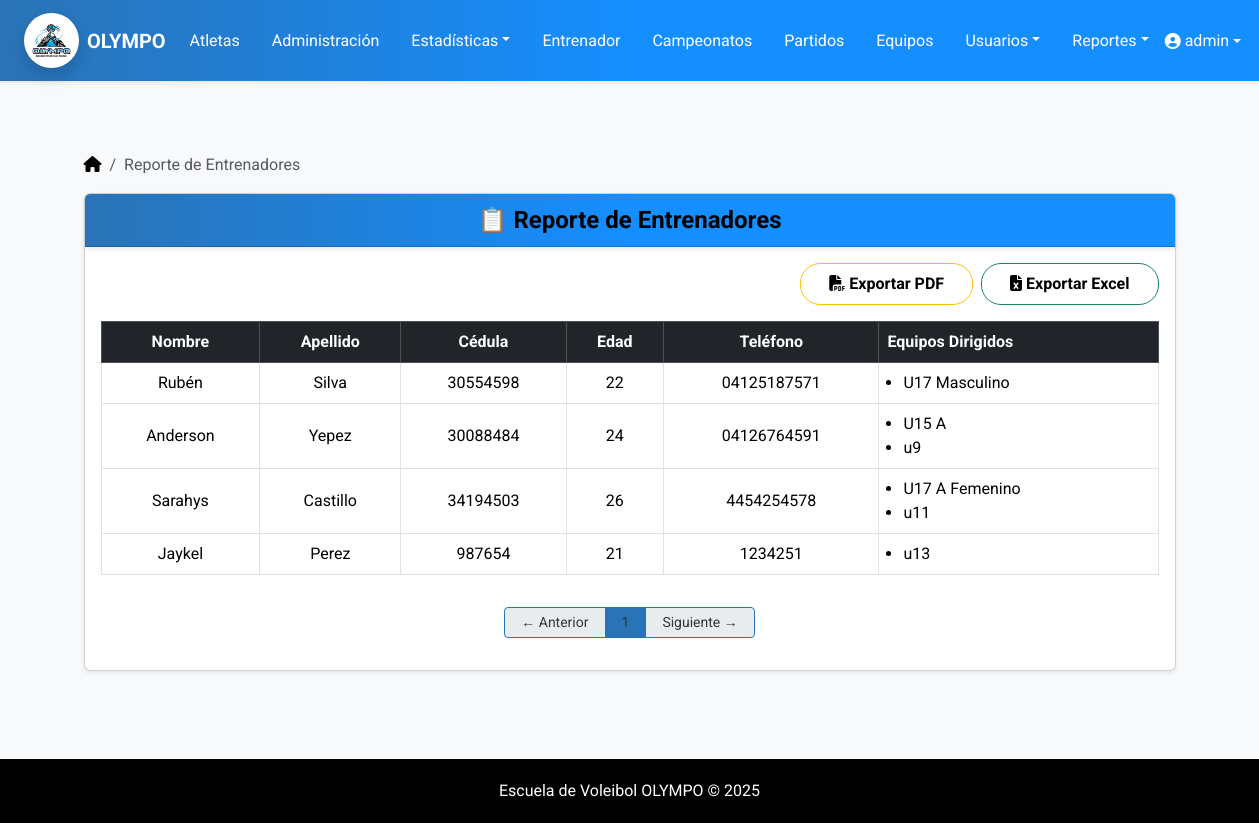
/atletas/entrenadores/reporte/ (signed in), run on the app's committed database.
### atletas/models.py (models this page shows, shortened)
class Entrenador(models.Model):
    user = models.OneToOneField(User, on_delete=models.CASCADE, null=True, blank=True)  # <— NUEVO
    nombre = models.CharField(max_length=100)
    apellido = models.CharField(max_length=100)
    cedula = models.CharField(max_length=20, unique=True)
    fecha_nacimiento = models.DateField()
    telefono = models.CharField(max_length=20)
    @property
    def edad(self):
        today = date.today()
        return today.year - self.fecha_nacimiento.year - (
            (today.month, today.day) < (self.fecha_nacimiento.month, self.fecha_nacimiento.day)
            )

class Equipo(models.Model):
    SEXO_CHOICES = [
        ('masculino', 'Masculino'),
        ('femenino', 'Femenino'),
        ('mixto', 'Mixto'),
    ]
    nombre = models.CharField(max_length=100)
    entrenador = models.ForeignKey(Entrenador, on_delete=models.CASCADE)
    atletas = models.ManyToManyField(Atleta)
    categoria = models.CharField(max_length=50)
    sexo_equipo = models.CharField(max_length=10, choices=SEXO_CHOICES, null=True, blank=True)
    edad_tope = models.PositiveIntegerField(null=True, blank=True)

### atletas/views.py (the view)
# urls.py: path('entrenadores/reporte/', views.reporte_entrenadores_view, name='reporte_entrenadores'),
@user_passes_test(lambda u: es_admin(u) or es_entrenador(u))
def reporte_entrenadores_view(request):
    entrenadores = Entrenador.objects.all()
    paginator = Paginator(entrenadores, 10)  # 10 entrenadores por página
    page_number = request.GET.get("page")
    page_obj = paginator.get_page(page_number)
    context = {
        "entrenadores": page_obj,
        "page_obj": page_obj,
    }
    return render(request, "reportes/reporte_entrenadores.html", context)

### atletas/context_processors.py (called while the page is built)
def role_flags(request):
    u = request.user
    atleta_id = None
    if u.is_authenticated and es_atleta(u):  # ✅ propiedad
        if hasattr(u, "atleta"):
            atleta_id = u.atleta.id
    return {
        "is_admin": es_admin(u),
        "is_trainer": es_entrenador(u),
        "is_athlete": es_atleta(u),
        "atleta_id": atleta_id,
    }

### atletas/utils/roles.py (called while the page is built)
def es_admin(user):
    return user.is_authenticated and (user.is_superuser or user.groups.filter(name='Administrador').exists())

def es_entrenador(user):
    return user.is_authenticated and (
        user.groups.filter(name='Entrenador').exists() or hasattr(user, 'entrenador')
    )

def es_atleta(user):
    return user.is_authenticated and hasattr(user, 'atleta')  # por la OneToOne

### templates/reportes/reporte_entrenadores.html
{% extends 'base.html' %}
{% load static %}
{% block content %}
<div class="container mt-4">
  <nav aria-label="breadcrumb">
    <ol class="breadcrumb">
      <li class="breadcrumb-item">
        <a class="link-body-emphasis" href="{% url 'menu_principal' %}">
          <i class="fa-solid fa-house"></i>
        </a>
      </li>
      <li class="breadcrumb-item active" aria-current="page">Reporte de Entrenadores</li>
    </ol>
  </nav>
  <div class="card shadow-sm rounded">
    <div class="card-header bg-dark text-white text-center">
      <span class="fw-bold fs-4">📋 Reporte de Entrenadores</span>
    </div>
    <div class="card-body">
      <div class="d-flex justify-content-end mb-3 gap-2">
        <a href="{% url 'reporte_entrenadores_pdf' %}" class="btn btn-outline-warning">
          <i class="fa-solid fa-file-pdf"></i> Exportar PDF
        </a>
        <a href="{% url 'reporte_entrenadores_excel' %}" class="btn btn-outline-success">
          <i class="fa-solid fa-file-excel"></i> Exportar Excel
        </a>
      </div>
      {% if page_obj and page_obj.object_list %}
        <div class="table-responsive">
          <table class="table table-bordered table-hover align-middle text-center">
            <thead class="table-dark">
              <tr>
                <th>Nombre</th>
                <th>Apellido</th>
                <th>Cédula</th>
                <th>Edad</th>
                <th>Teléfono</th>
                <th class="text-start">Equipos Dirigidos</th>
              </tr>
            </thead>
            <tbody>
              {% for entrenador in page_obj %}
              <tr>
                <td>{{ entrenador.nombre }}</td>
                <td>{{ entrenador.apellido }}</td>
                <td>{{ entrenador.cedula }}</td>
                <td>{{ entrenador.edad }}</td>
                <td>{{ entrenador.telefono|default:"—" }}</td>
                <td class="text-start">
                  {% if entrenador.equipo_set.all %}
                    <ul class="mb-0 ps-3">
                      {% for equipo in entrenador.equipo_set.all %}
                        <li>{{ equipo.nombre }} </li>
                      {% endfor %}
                    </ul>
                  {% else %}
                    <span class="text-muted">Sin equipos</span>
                  {% endif %}
                </td>
              </tr>
              {% endfor %}
            </tbody>
          </table>
        </div>
        <div class="d-flex justify-content-center mt-3">
          <nav aria-label="Paginación entrenadores">
            <ul class="pagination pagination-sm">
              {% if page_obj.has_previous %}
                <li class="page-item">
                  <a class="page-link px-3 py-1" href="?page={{ page_obj.previous_page_number }}">← Anterior</a>
                </li>
              {% else %}
                <li class="page-item disabled">
                  <span class="page-link px-3 py-1">← Anterior</span>
                </li>
              {% endif %}
              {% for num in page_obj.paginator.page_range %}
                {% if page_obj.number == num %}
                  <li class="page-item active"><span class="page-link px-3 py-1">{{ num }}</span></li>
                {% else %}
                  <li class="page-item"><a class="page-link px-3 py-1" href="?page={{ num }}">{{ num }}</a></li>
                {% endif %}
              {% endfor %}
              {% if page_obj.has_next %}
                <li class="page-item">
                  <a class="page-link px-3 py-1" href="?page={{ page_obj.next_page_number }}">Siguiente →</a>
                </li>
              {% else %}
                <li class="page-item disabled">
                  <span class="page-link px-3 py-1">Siguiente →</span>
                </li>
              {% endif %}
            </ul>
          </nav>
        </div>
      {% else %}
        <p class="text-center text-muted">No hay entrenadores registrados.</p>
      {% endif %}
    </div>
  </div>
</div>
{% endblock %}

### templates/base.html (shortened to what this page needs)
<!DOCTYPE html>
{% load static %}
<html lang="es">
<head>
    <link href="https://cdn.jsdelivr.net/npm/bootstrap@5.3.3/dist/css/bootstrap.min.css" rel="stylesheet">
    <link rel="stylesheet" href="https://cdnjs.cloudflare.com/ajax/libs/font-awesome/6.5.0/css/all.min.css">
    <link rel="stylesheet" href="{% static 'css/estilos.css' %}">
</head>
<body>
    <nav class="navbar navbar-expand-lg bg-escovol navbar-dark shadow-sm">
        <div class="container-fluid px-4">
            <a class="navbar-brand d-flex align-items-center">
                <img src="{% static 'img/logo-olympo.jpeg' %}" alt="Logo Olympo" width="55" height="55" class="me-2 rounded-circle shadow">
                <span class="fw-bold text-white">OLYMPO</span>
            </a>
            <div class="collapse navbar-collapse justify-content-between" id="navbarMenu">
                <ul class="navbar-nav mx-auto gap-3">
                    {% if is_admin or is_trainer %}
                        <li class="nav-item"><a class="nav-link text-white" href="{% url 'lista_atletas' %}">Atletas</a></li>
                        <li class="nav-item"><a class="nav-link text-white" href="{% url 'administracion' %}">Administración</a></li>
                        <li class="nav-item dropdown">
                            <a class="nav-link dropdown-toggle text-white" href="#" data-bs-toggle="dropdown">Estadísticas</a>
                        </li>
                        <li class="nav-item"><a class="nav-link text-white" href="{% url 'lista_entrenadores' %}">Entrenador</a></li>
                        <li class="nav-item"><a class="nav-link text-white" href="{% url 'lista_campeonatos' %}">Campeonatos</a></li>
                        <li class="nav-item"><a class="nav-link text-white" href="{% url 'lista_partidos' %}">Partidos</a></li>
                        <li class="nav-item"><a class="nav-link text-white" href="{% url 'listar_equipos' %}">Equipos</a></li>
                        {% if is_admin %}
                            <li class="nav-item dropdown">
                                <a class="nav-link dropdown-toggle text-white" href="#" data-bs-toggle="dropdown">Usuarios</a>
                            </li>
                        {% endif %}
                        <li class="nav-item dropdown">
                            <a class="nav-link dropdown-toggle text-white" href="#" data-bs-toggle="dropdown">Reportes</a>
                        </li>
                    {% endif %}
                </ul>
                <ul class="navbar-nav">
                    {% if user.is_authenticated %}
                        <li class="nav-item dropdown">
                            <a class="nav-link dropdown-toggle d-flex align-items-center text-white" href="#" role="button" data-bs-toggle="dropdown">
                                <i class="fa-solid fa-user-circle me-1"></i>
                                {{ user.get_full_name|default:user.username }}
                            </a>
                        </li>
                    {% else %}
                        <li class="nav-item">
                            <a class="nav-link text-white fw-semibold" href="{% url 'login' %}">
                                <i class="fas fa-sign-in-alt me-1"></i> Iniciar sesión
                            </a>
                        </li>
                    {% endif %}
                </ul>
            </div>
        </div>
    </nav>
    <main class="container py-5">
        {% block content %}{% endblock %}
    </main>
    <footer>
        Escuela de Voleibol OLYMPO © {{ year|default:2025 }}
    </footer>
</body>
</html>

### static/css/estilos.css (style rules this page uses)
.card-header { background: linear-gradient(to right, #1A4B7D, #2A73B6, #5C9DCC); color: #f8f4f4 !important; box-shadow: 0 2px 4px rgba(0, 0, 0, 0.1); }
.btn-success, .btn-danger, .btn-warning, .btn-secondary, .btn-info, .btn-primary, .btn { padding: 8px 28px; border-radius: 20px; line-height: 24px; font-weight: bold; color: black; }
.pagination .page-link { color: #343434; }
.pagination .page-item.active .page-link { background-color: #2A73B6; border-color: #2A73B6; }
.pagination .page-item .page-link { border-color: #2A73B6; }

### templates/base.html (style rules this page uses)
html, body { height: 100%; margin: 0; display: flex; flex-direction: column; }
main { flex: 1; }
body { font-family: 'Roboto', sans-serif; background-color: #f8f9fa; color: #212529; }
.navbar-brand { font-weight: bold; color: #070303 !important; }
.bg-escovol { background: linear-gradient(to right, #2A73B6, #158EFF, #158EFF); }
footer { margin-top: 40px; padding: 20px 0; background-color: #000000; color: white; text-align: center; }
.card-header { background: linear-gradient(to right, #2A73B6, #158EFF, #158EFF); color: #000000 !important; box-shadow: 0 2px 4px rgba(0, 0, 0, 0.1); }
.pagination .page-link { color: #343434; }
.pagination .page-item.active .page-link { background-color: #2A73B6; border-color: #2A73B6; }
.pagination .page-item .page-link { border-color: #2A73B6; }

### data on the page
Entrenador: nombre "Rubén", apellido "Silva", cedula "30554598", edad "22", telefono "04125187571"
Equipo: nombre "U17 Masculino"
Entrenador: nombre "Anderson", apellido "Yepez", cedula "30088484", edad "24", telefono "04126764591"
Equipo: nombre "U15 A"
Equipo: nombre "u9"
Entrenador: nombre "Sarahys", apellido "Castillo", cedula "34194503", edad "26", telefono "4454254578"
Equipo: nombre "U17 A Femenino"
Equipo: nombre "u11"
Entrenador: nombre "Jaykel", apellido "Perez", cedula "987654", edad "21", telefono "1234251"
Equipo: nombre "u13"

### other printed values
{{ user.get_full_name|default:user.username }} "admin"
{{ num }} "1"
{{ year|default:2025 }} "2025"
